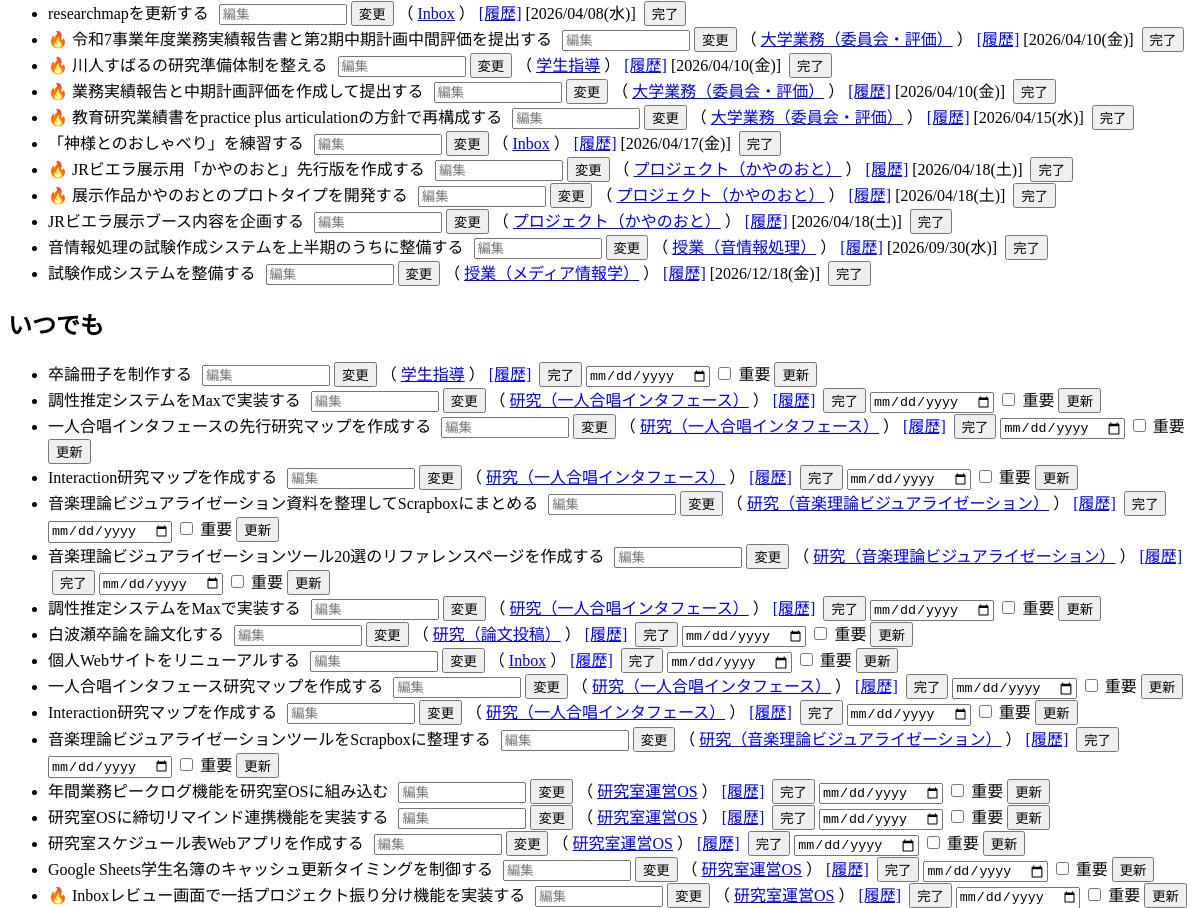
Before: / (middle part) with the older database file.
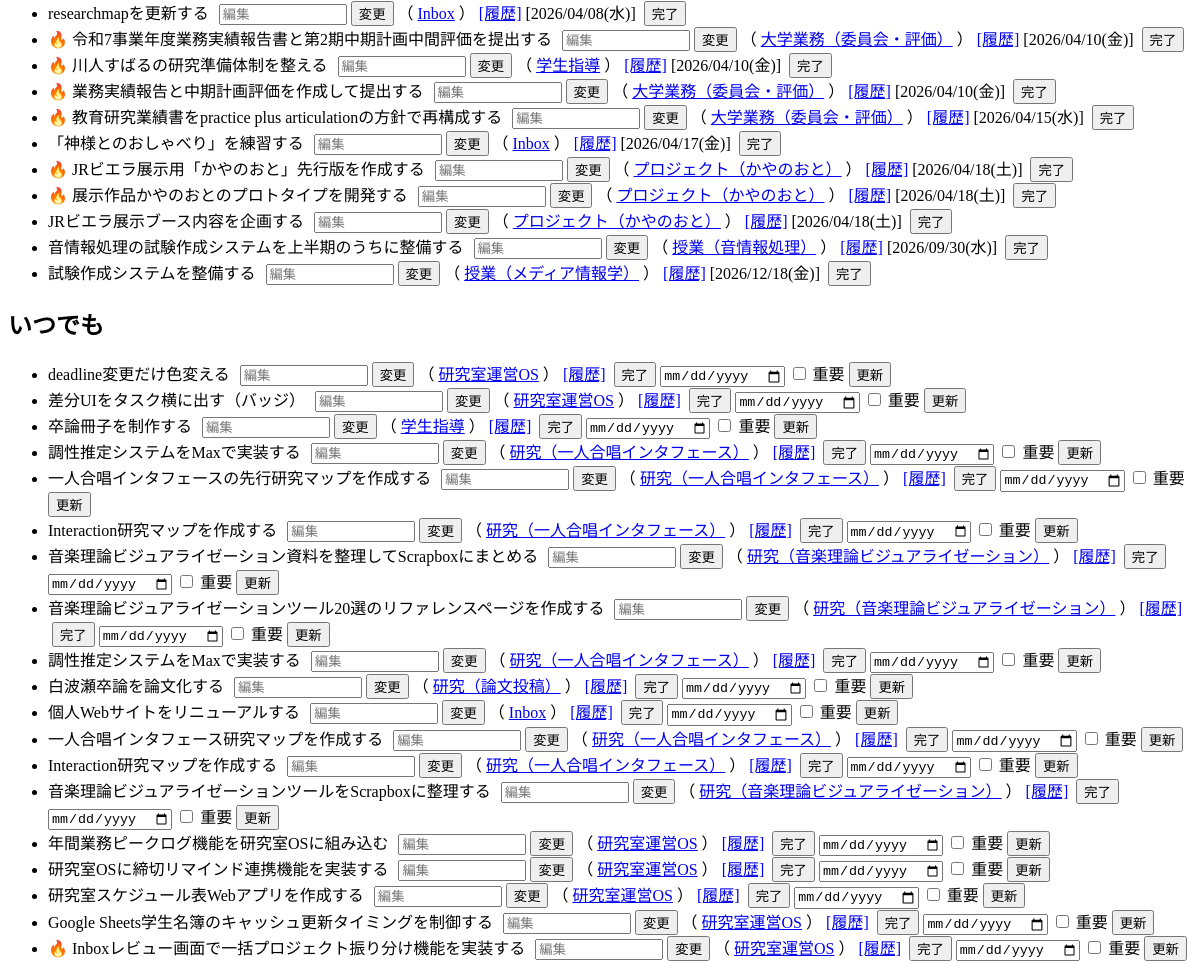
After: the same page with the newer database file.
### tables this page shows
CREATE TABLE tasks (
            id INTEGER PRIMARY KEY AUTOINCREMENT,
            title TEXT,
            status TEXT,
            deadline TEXT,
            original_deadline TEXT,
            project_id INTEGER,
            student_id INTEGER,
            priority TEXT DEFAULT 'medium',
            sync_key TEXT,
            source_type TEXT,
            source_updated_at TEXT,
            archived INTEGER DEFAULT 0
        );

CREATE TABLE projects (
            id INTEGER PRIMARY KEY AUTOINCREMENT,
            name TEXT,
            type TEXT,
            status TEXT
        );

### flask_app.py (the view)
@app.route("/")
def home():
    conn = get_db()
    c = conn.cursor()
    today_str = c.execute("SELECT date('now')").fetchone()[0]
    all_tasks = c.execute(
        """
        SELECT
            tasks.id AS task_id,
            tasks.title AS title,
            tasks.status AS status,
            tasks.deadline AS deadline,
            tasks.priority AS priority,
            tasks.original_deadline AS original_deadline,
            tasks.archived AS archived,
            projects.id AS project_id,
            projects.name AS project_name
        FROM tasks
        LEFT JOIN projects ON tasks.project_id = projects.id
        ORDER BY tasks.deadline IS NULL, tasks.deadline
        """
    ).fetchall()
    all_tasks = apply_format(all_tasks)
    classified = classify_tasks(all_tasks, today_str)
    overdue = classified["overdue_tasks"]
    today = classified["today_tasks"]
    tasks_todo = classified["future_tasks"]
    tasks_todo_anytime = classified["anytime_tasks"]
    tasks_done = classified["done_tasks"]
    projects = fetch_all_projects(c)
    conn.close()
    return render_template(
        "index.html",
        today=today,
        overdue=overdue,
        tasks_todo=tasks_todo,
        projects=projects,
        tasks_done=tasks_done,
        tasks_todo_anytime=tasks_todo_anytime,
        is_production=os.getenv("IS_PRODUCTION") == "1",
        students=STUDENTS_DATA,
    )

### flask_app.py (called while the page is built)
def get_db():
    BASE_DIR = os.path.dirname(os.path.abspath(__file__))
    conn = sqlite3.connect(
        os.path.join(BASE_DIR, "db.sqlite3"), timeout=5, check_same_thread=False
    )
    conn.row_factory = sqlite3.Row
    conn.execute("PRAGMA journal_mode=WAL;")
    conn.execute("PRAGMA busy_timeout=5000;")
    return conn

def format_date_jp(date_str):
    if not date_str:
        return None
    from datetime import datetime
    weekdays_jp = ["月", "火", "水", "木", "金", "土", "日"]
    try:
        dt = datetime.strptime(date_str, "%Y-%m-%d")
    except Exception:
        return date_str
    today = datetime.now()
    fiscal_year = today.year if today.month < 4 else today.year + 1
    start = datetime(fiscal_year - 1, 4, 1)
    end = datetime(fiscal_year, 3, 31)
    w = weekdays_jp[dt.weekday()]
    if start <= dt <= end:
        return dt.strftime(f"%m/%d({w})")
    else:
        return dt.strftime(f"%Y/%m/%d({w})")

def apply_format(rows):
    result = []
    for r in rows:
        d = dict(r)
        if "deadline" in d and d["deadline"]:
            d["deadline_display"] = format_date_jp(d["deadline"])
        else:
            d["deadline_display"] = None
        if "original_deadline" in d and d["original_deadline"]:
            d["original_deadline_display"] = format_date_jp(d["original_deadline"])
        else:
            d["original_deadline_display"] = None
        result.append(d)
    return result

def fetch_all_projects(cursor):
    return cursor.execute("SELECT * FROM projects").fetchall()

### templates/index.html (shortened to what this page needs)
<!DOCTYPE html>
<html>
    <head>
    </head>
    <body>
        {% macro edit_form(task_id) %}
            <form action="/edit_task_title" method="post" style="display:inline; margin-left:6px;">
                <input type="text" name="title" placeholder="編集" style="width:120px;">
                <button type="submit">変更</button>
            </form>
        {% endmacro %}
        <ul>
            {% for t in tasks_todo %}
                <li data-task-id="{{ t["task_id"] }}" class="task-title-scope">
                    {% if t["priority"] == "high" %}🔥{% endif %}
                    {{ t["title"] }}
                    {{ edit_form(t["task_id"]) }}
                    （
                    {% if t["project_name"] == "Inbox" %}
                        <a href="/inbox">{{ t["project_name"] }}</a>
                    {% else %}
                        <a href="/project/{{ t["project_id"] }}">{{ t["project_name"] }}</a>
                    {% endif %}
                    ）
                    <a href="/project/{{ t["project_id"] }}?task_id={{ t["task_id"] }}">[履歴]</a>
                    {% if t["deadline_display"] %}[{{ t["deadline_display"] }}]{% endif %}
                    <form action="/done/{{ t["task_id"] }}"
                          method="post"
                          style="display:inline;
                                 margin-left:4px">
                        <button type="submit">完了</button>
                    </form>
                </li>
            {% endfor %}
        </ul>
        <h2>いつでも</h2>
        <ul>
            {% for t in tasks_todo_anytime %}
                <li data-task-id="{{ t["task_id"] }}" class="task-title-scope">
                    {% if t["priority"] == "high" %}🔥{% endif %}
                    {{ t["title"] }}
                    {{ edit_form(t["task_id"]) }}
                    （
                    {% if t["project_name"] == "Inbox" %}
                        <a href="/inbox">{{ t["project_name"] }}</a>
                    {% else %}
                        <a href="/project/{{ t["project_id"] }}">{{ t["project_name"] }}</a>
                    {% endif %}
                    ）
                    <a href="/project/{{ t["project_id"] }}?task_id={{ t["task_id"] }}">[履歴]</a>
                    <form action="/done/{{ t["task_id"] }}"
                          method="post"
                          style="display:inline;
                                 margin-left:4px">
                        <button type="submit">完了</button>
                    </form>
                    <form action="/update_task" method="post" style="display:inline;">
                        <input type="date" name="deadline">
                        <label>
                            <input type="checkbox" name="priority" value="high">
                            重要
                        </label>
                        <button type="submit">更新</button>
                    </form>
                </li>
            {% endfor %}
        </ul>
        <br>
        <br>
    </body>
</html>

Changed rows visible on the page:
added tasks: title "deadline変更だけ色変える", project_name "研究室運営OS", shown under "いつでも"
added tasks: title "差分UIをタスク横に出す（バッジ）", project_name "研究室運営OS", shown under "いつでも"
